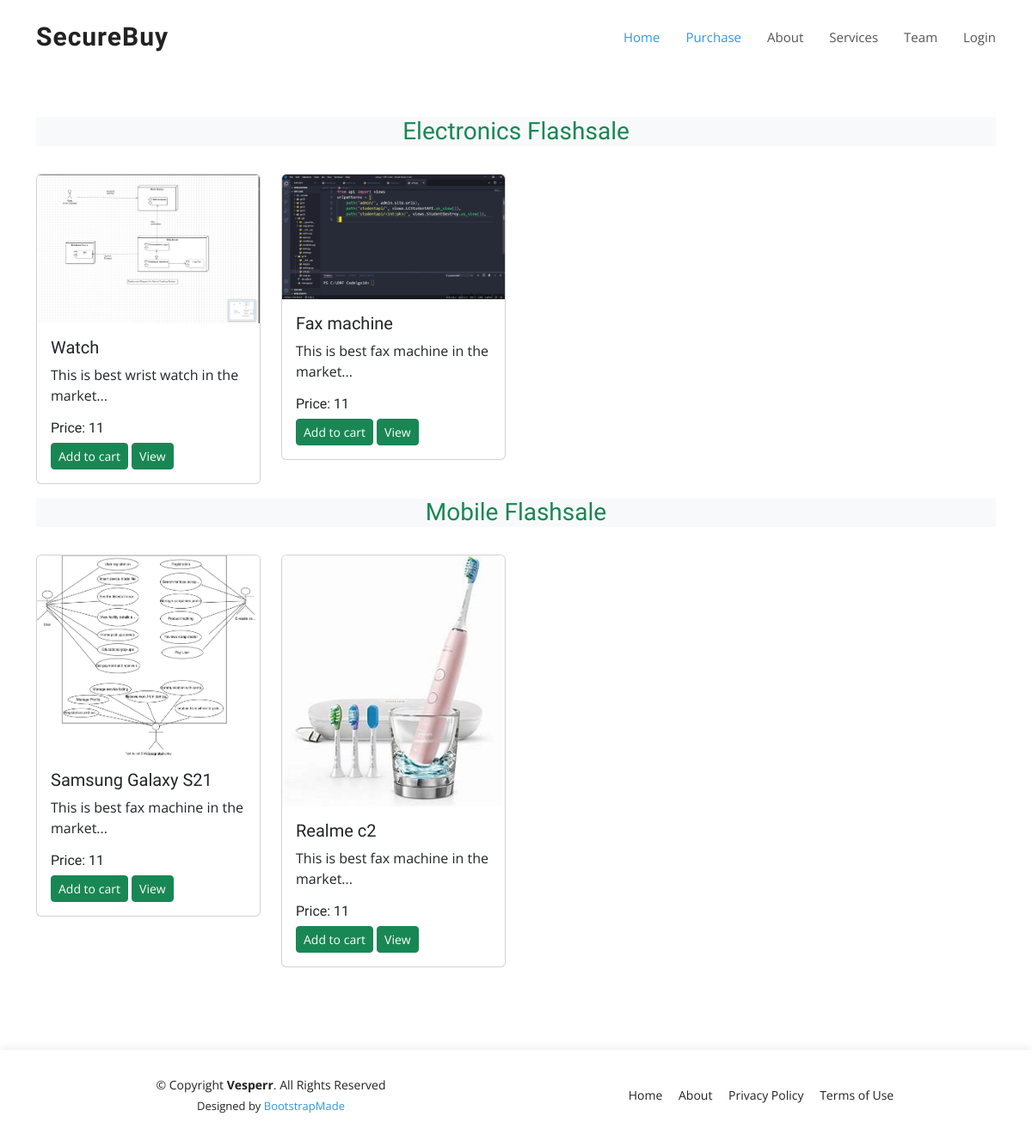
/purchase/, run on the app's committed database.
### arkapp/models.py (models this page shows, shortened)
class Product(models.Model):
    product_id=models.AutoField
    product_name=models.CharField(max_length=50)
    category=models.CharField(max_length=50,default="")
    subcategroy=models.CharField(max_length=50,default="")
    price=models.IntegerField(default=0)
    desc=models.CharField(max_length=300)
    pub_date=models.DateField()
    image=models.ImageField(upload_to="shop/images",default="")

### arkapp/views.py (the view)
# urls.py: path('purchase/',views.purchase,name="purchase"),
def purchase(request):
    allprods=[]
    catpods=Product.objects.values('category','id')
    cats={ item['category'] for item in catpods }
    for cat in cats:
        prod=Product.objects.filter(category=cat)
        n=len(prod)
        nSlides=n//4+ceil((n/4)-(n//4))
        allprods.append([prod,range(1,nSlides),nSlides])
    params={'allProds':allprods }
    return render(request,"purchase.html",params)

### templates/purchase.html (shortened to what this page needs)
{% extends "nav.html" %}
{% block body %}
{% load static %}
<br>
<br>
<br>
<br>
<br>
{% for product, range, nSlides in allProds %}
        <div class="container">
          <h3 class="my-3 text-center text-success bg-light">
            {{ product.0.category }} Flashsale
          </h3>
        </div>
        <div class="container">
          <div class="row">
            {% for i in product %}
            <div class="col-md-3 mt-3">
              <div class="card">
                <img src="/media/{{ i.image }}" class="card-img-top" alt="...">
                <div class="card-body">
                  <h5 class="card-title" id="namepr{{ i.id }}">
                    {{ i.product_name }}
                  </h5>
                  <p class="card-text">{{ i.desc|slice:"0.25" }}...</p>
                  <h6 class="card-title">
                    Price: <span id="pricepr{{ i.id }}" class="divpr">{{ i.price }}</span>
                  </h6>
                  <span id="divpr{{ i.id }}" class="divpr">
                    <button id="pr{{ i.id }}" class="btn btn-success cart btn-sm mt-0">
                      Add to cart
                    </button>
                  </span>
                  <a href="/media/{{ i.image }}">
                    <button class="btn btn-success btn-sm cart">View</button>
                  </a>
                </div>
              </div>
            </div>
            {% endfor %}
          </div>
        </div>
        {% endfor %}
{% endblock body %}

### static/assets/css/style.css (style rules this page uses)
body { font-family: "Open Sans", sans-serif; color: #444444; }
a { color: #3498db; text-decoration: none; }
h1, h2, h3, h4, h5, h6 { font-family: "Raleway", sans-serif; }

### data on the page
Product: category "Electronics", image (picture), product_name "Watch", desc "This is best wrist watch in the market", price "11"
Product: image (picture), product_name "Fax machine", desc "This is best fax machine in the market", price "11"
Product: category "Mobile", image (picture), product_name "Samsung Galaxy S21", desc "This is best fax machine in the market", price "11"
Product: image (picture), product_name "Realme c2", desc "This is best fax machine in the market", price "11"
